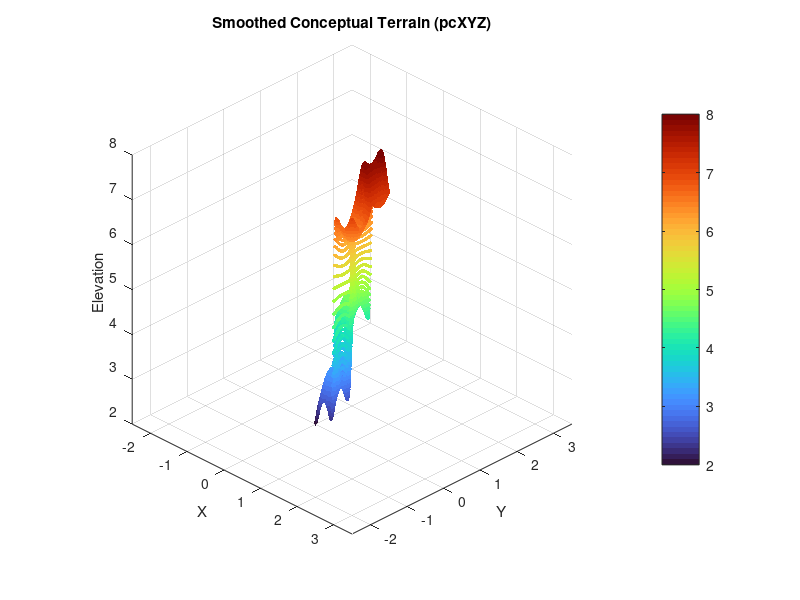

Write the MATLAB code that produced this figure.
function [pcXYZ] = createConceptualTerrain_pc()
% CREATECONCEPTUALTERRAIN_PC
% Returns a synthetic point cloud [X, Y, Z] with clean transitions between quadrants

    % Grid size
    nx = 200; ny = 200;
    [Xgrid, Ygrid] = meshgrid(linspace(0, 1, nx), linspace(0, 1, ny));
    Zgrid = zeros(ny, nx);

    % Quadrant masks
    Q1 = Xgrid <= 0.5 & Ygrid >= 0.5;  % Top-left
    Q2 = Xgrid >  0.5 & Ygrid >= 0.5;  % Top-right
    Q3 = Xgrid <= 0.5 & Ygrid <  0.5;  % Bottom-left
    Q4 = Xgrid >  0.5 & Ygrid <  0.5;  % Bottom-right

    % Define base elevations
    Zgrid(Q1) = 30;
    Zgrid(Q2) = 60 + 10 * sin(10 * Xgrid(Q2));
    Zgrid(Q3) = 10;
    Zgrid(Q4) = 50;

    % Add local curvature
    Zgrid(Q1) = Zgrid(Q1) - (Xgrid(Q1) - 0.25).^2 * 100 - (Ygrid(Q1) - 0.75).^2 * 100;
    Zgrid(Q2) = Zgrid(Q2) + (Xgrid(Q2) - 0.75).^2 * 50  + (Ygrid(Q2) - 0.75).^2 * 50;
    Zgrid(Q3) = Zgrid(Q3) - (Xgrid(Q3) - 0.25).^2 * 150 - (Ygrid(Q3) - 0.25).^2 * 150;
    Zgrid(Q4) = Zgrid(Q4) + (Xgrid(Q4) - 0.75).^2 * 80  + (Ygrid(Q4) - 0.25).^2 * 80;

    % Smooth transitions further
    Zgrid = imgaussfilt(Zgrid, 3);      % Local smoothing
    Zgrid = imgaussfilt(Zgrid, 6);      % Global smoothing for transitions

    % Rescale to smoother elevation range
    Zgrid = rescale(Zgrid, 2, 8);       % Adjust min/max elevation

    % Point cloud output
    pcXYZ = [Xgrid(:), Ygrid(:), Zgrid(:)];

    % Preview
    figure;
    scatter3(pcXYZ(:,1), pcXYZ(:,2), pcXYZ(:,3), 6, pcXYZ(:,3), 'filled');
    title('Smoothed Conceptual Terrain (pcXYZ)');
    xlabel('X'); ylabel('Y'); zlabel('Elevation');
    axis equal; grid on; view(45, 30);
    colormap turbo; colorbar;
end
